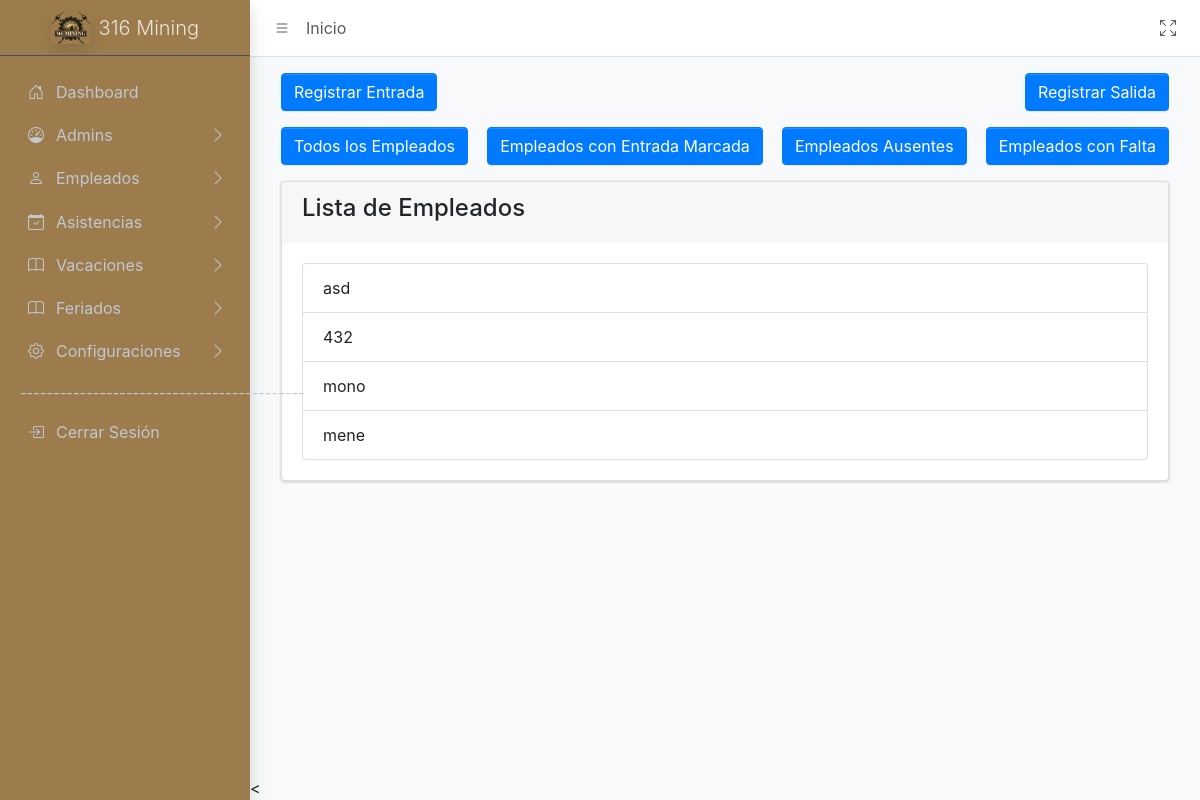
Before: /sistema/controller/AsistenciasController/AsistenciasController.php?action=mostrarAsistencia (signed in) with the older database file.
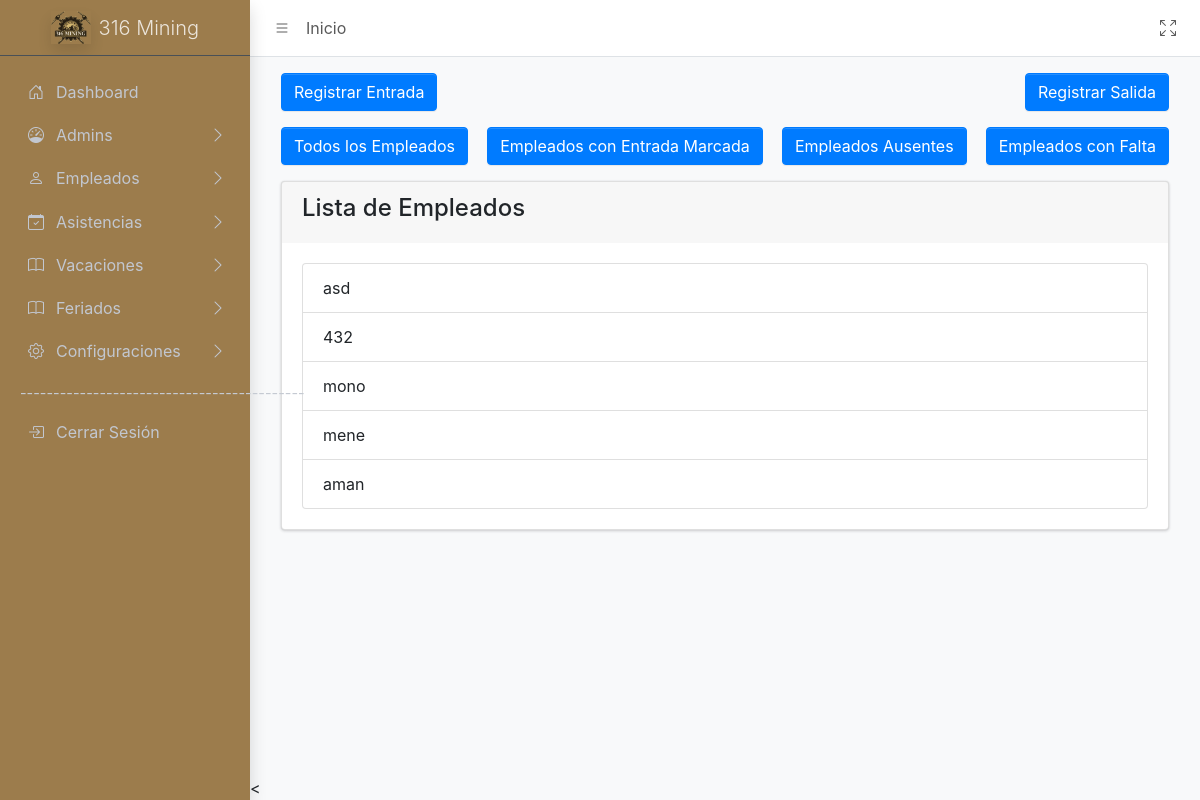
After: the same page with the newer database file.
### tables this page shows
CREATE TABLE `empleados` (
  `idEmpleado` int(11) NOT NULL,
  `nombres` varchar(50) NOT NULL,
  `apellidos` varchar(50) NOT NULL,
  `dni` varchar(8) NOT NULL,
  `correo` varchar(50) NOT NULL,
  `telefono` varchar(15) DEFAULT NULL,
  `idPuesto` int(11) DEFAULT NULL,
  `idTurno` int(11) DEFAULT NULL,
  `estado` enum('Activo','Inactivo') DEFAULT 'Activo',
  `habilitado` tinyint(1) NOT NULL,
  `idApp` varchar(10) DEFAULT NULL COMMENT 'id para la app',
  `passwordApp` varchar(20) DEFAULT NULL COMMENT 'contra para la app'
);

### sistema/controller/BaseController.php (called while the page is built, shortened)
<?php
class BaseController {
        protected function loadView($view,
                                        $data = [],
                                        $additionalCss = [],
                                        $additionalJs = [],
                                        $title = 'Sistema') {
                                    include __DIR__ . '/../view/templates/layout.php';
    }
}
?>

### sistema/model/conexion.php (called while the page is built, shortened)
<?php
class Database {
    public function __construct() {
        try {
            $host = 'localhost';
            $dbname = 'biometrico';
            $username = 'root';
            $password = '';
            $this->conn = new PDO("mysql:host=$host;dbname=$dbname", $username, $password);
        } catch (PDOException $e) {
            echo "Error de conexión: " . $e->getMessage();
            exit();
        }
    }
}
?>

### sistema/model/AsistenciasModel/AsistenciasModel.php (called while the page is built, shortened)
<?php
require_once __DIR__ . '/../conexion.php';
class Asistencias extends Database {
    public function obtenerEmpleados() {
        $sql = "SELECT idEmpleado, nombres FROM empleados";
        $stmt = $this->conn->prepare($sql);
        $stmt->execute();
        return $stmt->fetchAll(PDO::FETCH_ASSOC);
    }
}
?>

### sistema/view/Asistencias/Asistencias.php (the view, shortened to what this page needs)
<div class="app-content">
    <div class="container-fluid">
    <div class="d-flex justify-content-between mb-3">
            <button class="btn btn-primary" data-toggle="modal" data-target="#marcarEntradaModal">Registrar Entrada</button>
            <button class="btn btn-primary" data-toggle="modal" data-target="#marcarSalidaModal">Registrar Salida</button>
        </div>
        <div class="d-flex justify-content-between mb-3">
            <button class="btn btn-primary" id="btnTodosEmpleados">Todos los Empleados</button>
            <button class="btn btn-primary" id="btnEmpleadosConEntrada">Empleados con Entrada Marcada</button>
            <button class="btn btn-primary" id="btnEmpleadosAusentes">Empleados Ausentes</button>
            <button class="btn btn-primary" id="btnEmpleadosConFalta">Empleados con Falta</button>
        </div>
        <div class="row" id="empleadosListado">
            <div class="col-lg-12" id="empleadosGenerales">
                <div class="card mb-4">
                    <div class="card-header border-0">
                        <h4>Lista de Empleados</h4>
                    </div>
                    <div class="card-body">
                        <ul class="list-group">
                            <?php foreach ($listaEmpleados as $empleado): ?>
                                <li class="list-group-item d-flex justify-content-between align-items-center">
                                    <?php echo $empleado['nombres']; ?>
                                </li>
                            <?php endforeach; ?>
                        </ul>
                    </div>
                </div>
            </div>
        </div>
    </div>
</div>
        </div>
        </div>
        </div>

Changed rows visible on the page:
added empleados: nombres "aman"
